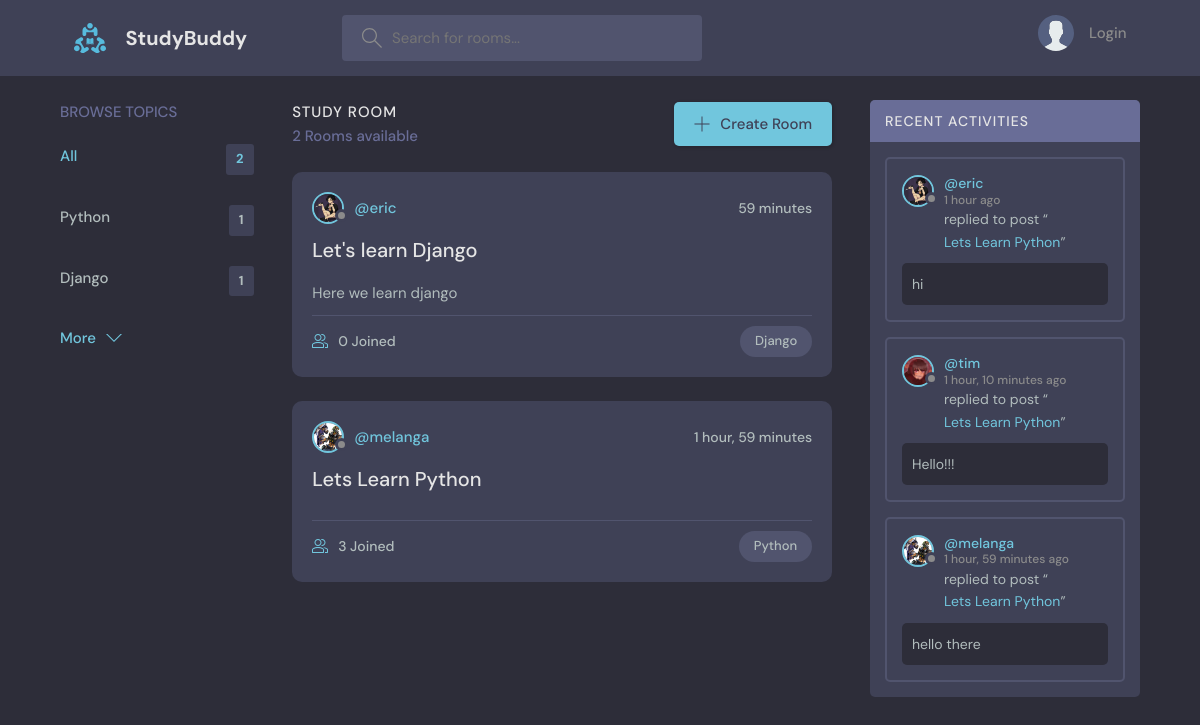
The page / on the database its author committed.
### base/models.py (models this page shows, shortened)
class Topic(models.Model):
    name = models.CharField(max_length=200)

class Room(models.Model):
    host = models.ForeignKey(User, on_delete=models.SET_NULL, null=True)
    topic = models.ForeignKey(Topic, on_delete=models.SET_NULL, null=True)
    name = models.CharField(max_length=200)
    description = models.TextField(null=True, blank=True)
    participants = models.ManyToManyField(User, related_name='participants', blank=True)
    updated = models.DateTimeField(auto_now=True)
    created = models.DateTimeField(auto_now_add=True)
    class Meta:
        ordering = ['-updated', '-created']
    def __str__(self):
        return self.name

class User(AbstractUser):
    name = models.CharField(max_length=200, null=True)
    email = models.EmailField(null=True)
    bio = models.TextField(null=True)
    avatar = models.ImageField(null=True, default="avatar.svg")
    REQUIRED_FIELDS = []

class Message(models.Model):
    user = models.ForeignKey(User, on_delete=models.CASCADE)
    room = models.ForeignKey(Room, on_delete=models.CASCADE)
    body = models.TextField()
    updated = models.DateTimeField(auto_now=True)
    created = models.DateTimeField(auto_now_add=True)
    class Meta:
        ordering = ['-updated', '-created']
    def __str__(self):
        return self.body[0:50]

### base/views.py (the view)
# urls.py: path('', views.home, name="home"),
def home(request):
    q = request.GET.get('q') if request.GET.get('q') is not None else ''
    rooms = Room.objects.filter(
        Q(topic__name__icontains=q) |
        Q(name__icontains=q) |
        Q(description__icontains=q)
    )
    topics = Topic.objects.all()[0:5]
    room_count = rooms.count()
    recent_messages = Message.objects.filter(
        Q(room__topic__name__icontains=q)
    )[0:3]
    context = {'rooms': rooms, 'topics': topics, 'room_count': room_count, 'recent_messages': recent_messages}
    return render(request, 'base/home.html', context)

### base/templates/base/home.html (shortened to what this page needs)
{% extends 'main.html' %}
{% block content %}
<body>
<main class="layout layout--3">
  <div class="container">
      {% include "base/topics_component.html" %}
    <div class="roomList">
      <div class="roomList__header">
        <div>
          <h2>Study Room</h2>
          <p>{{ room_count }}  Rooms available</p>
        </div>
        <a class="btn btn--main" href="{% url 'create-room' %}">
          <svg version="1.1" xmlns="http://www.w3.org/2000/svg" width="32" height="32" viewBox="0 0 32 32">
            <title>add</title>
            <path
              d="M16.943 0.943h-1.885v14.115h-14.115v1.885h14.115v14.115h1.885v-14.115h14.115v-1.885h-14.115v-14.115z"
            ></path>
          </svg>
          Create Room
        </a>
      </div>
        {% include "base/feed_component.html" %}
    </div>
      {% include 'base/activity_component.html' %}
  </div>
</main>
</body>
{% endblock content %}

### base/templates/base/topics_component.html
<div class="topics">
  <div class="topics__header">
    <h2>Browse Topics</h2>
  </div>
  <ul class="topics__list">
    <li>
      <a href="{% url 'home' %}" class="active">All <span>{{ topics.count }}</span></a>
    </li>
    {% for topic in topics %}
        <li>
            <a href="{% url 'home' %}?q={{ topic.name }}">{{ topic.name }} <span>{{ topic.room_set.all.count }}</span></a>
        </li>
    {% endfor %}
  </ul>
  <a class="btn btn--link" href="{% url 'topics' %}">
    More
    <svg version="1.1" xmlns="http://www.w3.org/2000/svg" width="32" height="32" viewBox="0 0 32 32">
      <title>chevron-down</title>
      <path d="M16 21l-13-13h-3l16 16 16-16h-3l-13 13z"></path>
    </svg>
  </a>
</div>

### base/templates/base/feed_component.html (shortened to what this page needs)
{% for room in rooms %}
<div class="roomListRoom">
    <div class="roomListRoom__header">
        <a href="{% url 'user-profile' room.host.id %}" class="roomListRoom__author">
        <div class="avatar avatar--small">
          <img src="{{ room.host.avatar.url }}" />
        </div>
        <span>@{{ room.host.username }}</span>
        </a>
        <div class="roomListRoom__actions">
        <span>{{ room.created|timesince}}</span>
        </div>
    </div>
    <div class="roomListRoom__content">
        <a href="{% url 'room' room.id %}">{{ room.name }}</a>
        <p>
        {{ room.description|truncatewords:32 }}
        </p>
    </div>
    <div class="roomListRoom__meta">
        <a href="{% url 'room' room.id %}" class="roomListRoom__joined">
          {{ room.participants.count }} Joined
        </a>
        <p class="roomListRoom__topic">{{ room.topic.name }}</p>
    </div>
</div>
{% endfor %}

### base/templates/base/activity_component.html (shortened to what this page needs)
<div class="activities">
    <div class="activities__header">
        <h2>Recent Activities</h2>
    </div>
    {% for message in recent_messages %}
        <div class="activities__box">
            <div class="activities__boxHeader roomListRoom__header">
                <a href="{% url 'user-profile' message.user.id %}" class="roomListRoom__author">
                    <div class="avatar avatar--small">
                      <img src="{{ message.user.avatar.url }}" />
                    </div>
                    <p>
                      @{{ message.user }}
                      <span>{{ message.created | timesince }} ago</span>
                    </p>
                </a>
            </div>
            <div class="activities__boxContent">
                <p>replied to post “<a href="{% url 'room' message.room.id %}">{{ message.room }}</a>”</p>
                <div class="activities__boxRoomContent">
                {{ message }}
                </div>
            </div>
        </div>
    {% endfor %}
</div>

### rows shown on the page
Topic: name "Python", room_set.all.count "1"
Topic: name "Django", room_set.all.count "1"
Room: host.avatar (picture), host.username "eric", created "59 minutes", name "Let's learn Django", description "Here we learn django", participants.count "0", topic.name "Django"
Room: host.avatar (picture), host.username "melanga", created "1 hour, 59 minutes", name "Lets Learn Python", participants.count "3", topic.name "Python"
Message: user.avatar (picture), user "eric", created "1 hour", room "Lets Learn Python", body "hi"
Message: user.avatar (picture), user "tim", created "1 hour, 10 minutes", room "Lets Learn Python", body "Hello!!!"
Message: user.avatar (picture), user "melanga", created "1 hour, 59 minutes", room "Lets Learn Python", body "hello there"

### other values the page prints
{{ topics.count }} "2"
{{ room_count }} "2"
